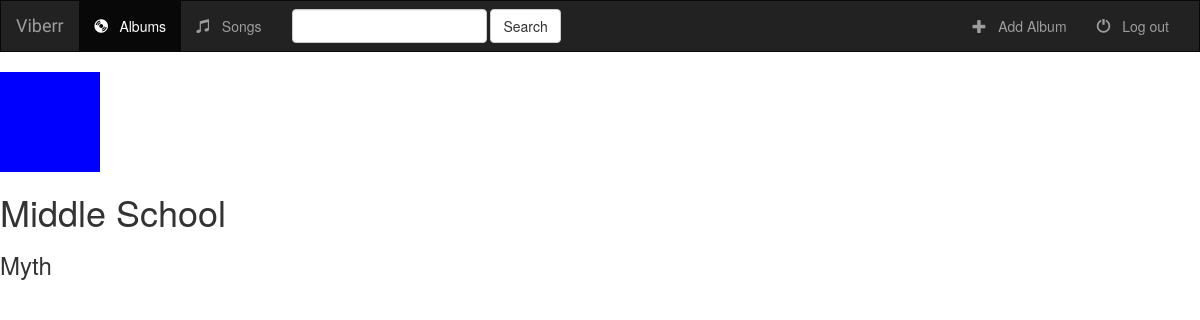
Page /music/6/ on the committed database.
### music/models.py (models this page shows, shortened)
class Album(models.Model):
    artist = models.CharField(max_length=250)
    album_title = models.CharField(max_length=500)
    genre = models.CharField(max_length=100)
    album_logo = models.FileField()

### music/views.py (the view)
# urls.py: url(r'^(?P<pk>[0-9]+)/$', views.DetailView.as_view(), name='detail'),
class DetailView(generic.DetailView):
    model = Album
    template_name = 'music/detail.html'

### music/templates/music/detail.html (shortened to what this page needs)
{% extends 'music/base.html' %}
    {% block body %}
        <img src="{{ album.album_logo.url }}" width="100px" height="100px">
        <h1> {{ album.album_title }}</h1>
        <h3>{{ album.artist }}</h3>
{% endblock %}

### music/static/music/style.css (style rules this page uses)
body { background: white url("http://www.imperial.ac.uk/ImageCropToolT4/imageTool/uploaded-images/LIGHT-BLUE--tojpeg_1496152366596_x1.jpg") }

### rows in the picture
Album: album_logo (picture), album_title "Middle School", artist "Myth"
